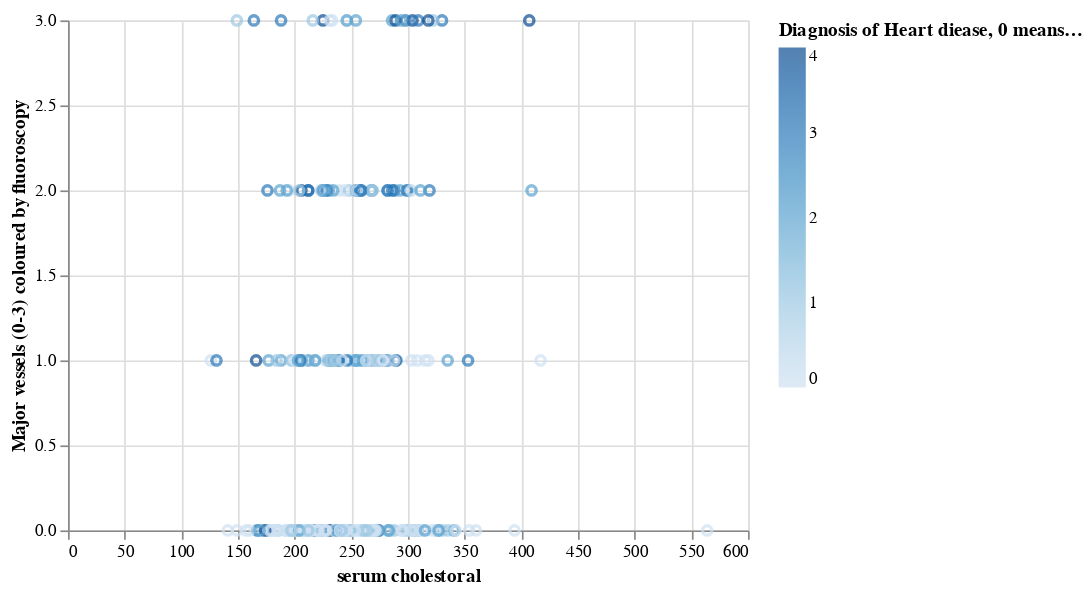

Source (notebook cell):
### Code cell
chol_ca_plot = alt.Chart(cleveland).mark_point().encode(
    x = alt.X("chol", title = "serum cholestoral"),
    y = alt.Y('ca', title = "Major vessels (0-3) coloured by fluoroscopy"),
    color = alt.Color("num", title = "Diagnosis of Heart diease, 0 means No heart disease")
)
chol_ca_plot

### Figure 1 — Vega-Lite specification as saved in the notebook (floating-point values rounded to 4 significant figures; data arrays with more than 128 entries replaced by an {"elided": "..."} marker saying what was removed)
{"config": {"view": {"continuousWidth": 400, "continuousHeight": 300}}, "data": {"name": "data-9e6ddf12bc48ba267478d547b68f0b96"}, "mark": "point", "encoding": {"color": {"field": "num", "title": "Diagnosis of Heart diease, 0 means No heart disease", "type": "quantitative"}, "x": {"field": "chol", "title": "serum cholestoral", "type": "quantitative"}, "y": {"field": "ca", "title": "Major vessels (0-3) coloured by fluoroscopy", "type": "quantitative"}}, "$schema": "https://vega.github.io/schema/vega-lite/v4.17.0.json", "datasets": {"data-9e6ddf12bc48ba267478d547b68f0b96": {"elided": "303 records"}}}
